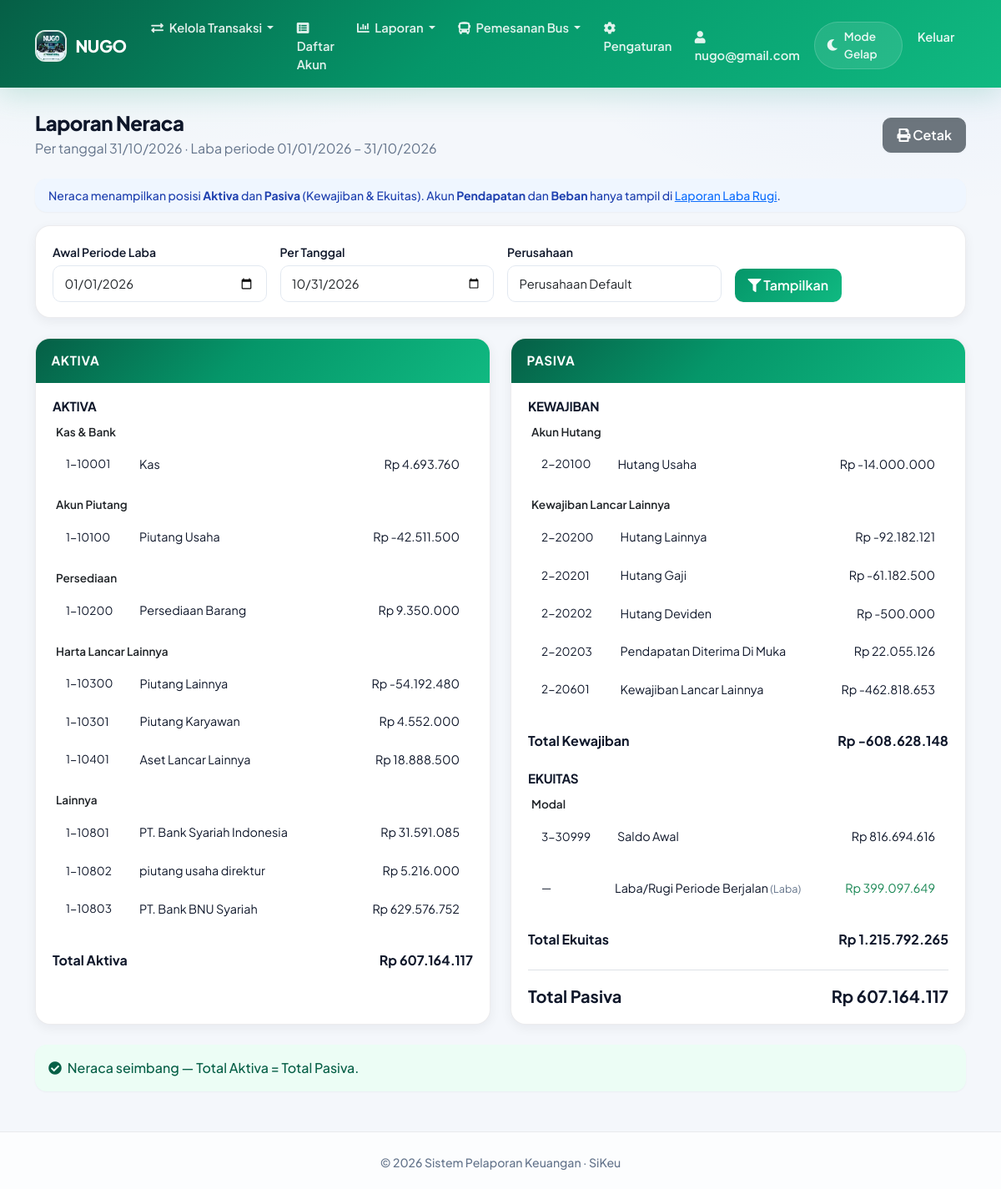
Page /laporan/neraca.php (signed in) on the committed database.
### tables this page shows
CREATE TABLE `perusahaan` (
  `id` int(11) NOT NULL,
  `nama` varchar(100) NOT NULL,
  `alamat` text DEFAULT NULL,
  `telepon` varchar(20) DEFAULT NULL,
  `email` varchar(100) DEFAULT NULL,
  `website` varchar(255) DEFAULT NULL COMMENT 'URL website perusahaan',
  `logo` varchar(255) DEFAULT NULL,
  `jenis` enum('regular','premium') NOT NULL DEFAULT 'regular' COMMENT 'Jenis akun perusahaan',
  `deskripsi` text DEFAULT NULL,
  `created_at` timestamp NOT NULL DEFAULT current_timestamp()
);

CREATE TABLE `users` (
  `id` int(11) NOT NULL,
  `username` varchar(50) NOT NULL,
  `password` varchar(255) NOT NULL,
  `nama_lengkap` varchar(100) NOT NULL,
  `email` varchar(100) DEFAULT NULL,
  `no_hp` varchar(20) DEFAULT NULL,
  `alamat` text DEFAULT NULL,
  `foto_profil` varchar(255) DEFAULT NULL,
  `id_perusahaan` int(11) DEFAULT NULL,
  `default_company` int(11) DEFAULT NULL,
  `created_at` timestamp NOT NULL DEFAULT current_timestamp()
);

CREATE TABLE `akun` (
  `id` int(11) NOT NULL,
  `kode_akun` varchar(10) NOT NULL,
  `nama_akun` varchar(100) NOT NULL,
  `kategori` enum('aktiva','pasiva','modal','pendapatan','beban') NOT NULL,
  `sub_kategori` varchar(250) NOT NULL,
  `tipe_akun` enum('debit','kredit') NOT NULL,
  `saldo` decimal(15,2) NOT NULL,
  `deskripsi` text DEFAULT NULL,
  `created_at` timestamp NOT NULL DEFAULT current_timestamp(),
  `id_perusahaan` int(11) DEFAULT NULL
);

### laporan/neraca.php (the view, shortened to what the rows shown need)
<?php
require_once '../config/database.php';
require_once '../config/functions.php';
$tanggal_awal = isset($_GET['tanggal_awal']) ? $_GET['tanggal_awal'] : date('Y-01-01');
$tanggal_akhir = isset($_GET['tanggal_akhir']) ? $_GET['tanggal_akhir'] : date('Y-m-t');
$stmt_company = $db->prepare("SELECT default_company FROM users WHERE id = ?");
$stmt_company->execute([$_SESSION['user_id']]);
$user_data = $stmt_company->fetch();
$id_perusahaan = $user_data['default_company'];
$filter_perusahaan = $id_perusahaan;
$neraca = getNeracaData($db, $tanggal_akhir, $filter_perusahaan, $tanggal_awal);
include '../templates/header.php';
function renderNeracaGroup($title, $groups, $total_label, $total_value)
{
    ?>
    <div class="neraca-section mb-4">
        <?php if (empty($groups)): ?>
            <p class="text-muted small mb-2">Tidak ada saldo.</p>
        <?php else: ?>
            <?php foreach ($groups as $sub_kategori => $accounts): ?>
                <div class="neraca-subgroup mb-3">
                    <div class="neraca-subgroup-title"><?= htmlspecialchars($sub_kategori) ?></div>
                    <table class="table table-sm table-borderless neraca-table mb-0">
                        <tbody>
                            <?php foreach ($accounts as $account): ?>
                                <tr>
                                    <td class="neraca-kode"><?= htmlspecialchars($account['kode_akun']) ?></td>
                                    <td><?= htmlspecialchars($account['nama_akun']) ?></td>
                                    <td class="text-end"><?= formatRupiah($account['saldo']) ?></td>
                                </tr>
                            <?php endforeach; ?>
                        </tbody>
                    </table>
                </div>
            <?php endforeach; ?>
        <?php endif; ?>
    </div>
    <?php
}
?>
<div class="container mt-4">
    <div class="d-flex justify-content-between align-items-center mb-4">
        <div>
            <h2 class="mb-1">Laporan Neraca</h2>
        </div>
    </div>
    <div class="row g-4">
        <div class="col-lg-6">
            <div class="card h-100 neraca-card">
                <div class="card-body">
                    <?php renderNeracaGroup('Aktiva', $neraca['aktiva_grouped'], 'Total Aktiva', $neraca['total_aktiva']); ?>
                </div>
            </div>
        </div>
        <div class="col-lg-6">
            <div class="card h-100 neraca-card">
                <div class="card-body">
                    <div class="neraca-section mb-4">
                        <?php if (!empty($neraca['ekuitas_grouped'])): ?>
                            <?php foreach ($neraca['ekuitas_grouped'] as $sub_kategori => $accounts): ?>
                                <div class="neraca-subgroup mb-3">
                                    <div class="neraca-subgroup-title"><?= htmlspecialchars($sub_kategori) ?></div>
                                    <table class="table table-sm table-borderless neraca-table mb-0">
                                        <tbody>
                                            <?php foreach ($accounts as $account): ?>
                                                <tr>
                                                    <td class="neraca-kode"><?= htmlspecialchars($account['kode_akun']) ?></td>
                                                    <td><?= htmlspecialchars($account['nama_akun']) ?></td>
                                                    <td class="text-end"><?= formatRupiah($account['saldo']) ?></td>
                                                </tr>
                                            <?php endforeach; ?>
                                        </tbody>
                                    </table>
                                </div>
                            <?php endforeach; ?>
                        <?php endif; ?>
                    </div>
                </div>
            </div>
        </div>
    </div>
</div>
<?php include '../templates/footer.php'; ?>

### templates/header.php (shortened to what the rows shown need)
<!DOCTYPE html>
<html lang="id" data-theme="light">
<head>
    <link href="https://cdn.jsdelivr.net/npm/bootstrap@5.1.3/dist/css/bootstrap.min.css" rel="stylesheet">
    <link href="https://cdnjs.cloudflare.com/ajax/libs/font-awesome/5.15.4/css/all.min.css" rel="stylesheet">
    <?php
    $sikeu_theme_ver = @filemtime(__DIR__ . '/../assets/css/sikeu-theme.css') ?: time();
    $sikeu_dark_ver = @filemtime(__DIR__ . '/../assets/css/dark-mode.css') ?: time();
    $sikeu_style_ver = @filemtime(__DIR__ . '/../assets/css/style.css') ?: time();
    ?>
    <link href="/assets/css/sikeu-theme.css?v=<?= $sikeu_theme_ver ?>" rel="stylesheet">
    <link href="/assets/css/dark-mode.css?v=<?= $sikeu_dark_ver ?>" rel="stylesheet">
    <link rel="stylesheet" href="/assets/css/style.css?v=<?= $sikeu_style_ver ?>">
    <link rel="stylesheet" href="https://unpkg.com/leaflet@1.7.1/dist/leaflet.css" />
</head>
<body class="sikeu-app">
    <nav class="navbar navbar-expand-lg navbar-dark sikeu-navbar">
        <div class="container">
            <a class="navbar-brand" href="/index.php">
                <?php
                $logo_path = '/assets/img/logo.jpg';
                if (isset($_SESSION['user_id']) && isset($db)) {
                    $user_id = $_SESSION['user_id'];
                    $stmt = $db->prepare("SELECT default_company FROM users WHERE id = ?");
                    $stmt->execute([$user_id]);
                    $user_data = $stmt->fetch();
                    $default_company_id = $user_data['default_company'] ?? null;
                    if ($default_company_id) {
                        $stmt = $db->prepare("SELECT logo, nama FROM perusahaan WHERE id = ?");
                        $stmt->execute([$default_company_id]);
                        $perusahaan = $stmt->fetch();
                        if ($perusahaan && !empty($perusahaan['logo'])) {
                            $logo_path = '/' . $perusahaan['logo'];
                        }
                    }
                }
                ?>
                <img src="<?php echo htmlspecialchars($logo_path); ?>" alt="Logo" />
                <?php
                if (isset($perusahaan) && !empty($perusahaan['nama'])) {
                    echo htmlspecialchars($perusahaan['nama']);
                } else {
                    echo "SiKeu";
                }
                ?>
            </a>
            <div class="collapse navbar-collapse" id="navbarNav">
                <ul class="navbar-nav me-auto">
                </ul>
                <ul class="navbar-nav">
                    <?php if (isset($_SESSION['user_id'])) :
                        $stmt = $db->prepare("SELECT * FROM users WHERE id = ?");
                        $stmt->execute([$_SESSION['user_id']]);
                        $user = $stmt->fetch();
                        $username = $user['username'] ?? 'Pengguna';
                    ?>
                        <li class="nav-item">
                            <a class="nav-link" href="/pengaturan/profil.php">
                                <i class="fas fa-user me-1"></i>
                                <span><?php echo htmlspecialchars($username); ?></span>
                            </a>
                        </li>
                        <li class="nav-item d-flex align-items-center px-1">
                            <div class="sikeu-theme-switch" onclick="toggleTheme()" role="button" tabindex="0" aria-label="Toggle theme">
                                <i class="fas fa-moon"></i>
                                <span class="d-none d-lg-inline">Mode Gelap</span>
                            </div>
                        </li>
                        <li class="nav-item">
                            <a class="nav-link" href="/logout.php">Keluar</a>
                        </li>
                    <?php endif; ?>
                </ul>
            </div>
        </div>
    </nav>

### rows in the picture
perusahaan: logo (picture), nama "NUGO"
users: username "nugo@gmail.com"
akun: kode_akun "1-10001", nama_akun "Kas", saldo "Rp 4.693.760"
akun: kode_akun "1-10100", nama_akun "Piutang Usaha", saldo "Rp -42.511.500"
akun: kode_akun "1-10200", nama_akun "Persediaan Barang", saldo "Rp 9.350.000"
akun: kode_akun "1-10300", nama_akun "Piutang Lainnya", saldo "Rp -54.192.480"
akun: kode_akun "1-10301", nama_akun "Piutang Karyawan", saldo "Rp 4.552.000"
akun: kode_akun "1-10401", nama_akun "Aset Lancar Lainnya", saldo "Rp 18.888.500"
akun: kode_akun "1-10801", nama_akun "PT. Bank Syariah Indonesia", saldo "Rp 31.591.085"
akun: kode_akun "1-10802", nama_akun "piutang usaha direktur", saldo "Rp 5.216.000"
akun: kode_akun "1-10803", nama_akun "PT. Bank BNU Syariah", saldo "Rp 629.576.752"
akun: kode_akun "2-20100", nama_akun "Hutang Usaha", saldo "Rp -14.000.000"
akun: kode_akun "2-20200", nama_akun "Hutang Lainnya", saldo "Rp -92.182.121"
akun: kode_akun "2-20201", nama_akun "Hutang Gaji", saldo "Rp -61.182.500"
akun: kode_akun "2-20202", nama_akun "Hutang Deviden", saldo "Rp -500.000"
akun: kode_akun "2-20203", nama_akun "Pendapatan Diterima Di Muka", saldo "Rp 22.055.126"
akun: kode_akun "2-20601", nama_akun "Kewajiban Lancar Lainnya", saldo "Rp -462.818.653"
akun: kode_akun "3-30999", nama_akun "Saldo Awal", saldo "Rp 816.694.616"

### other values in the picture
date('d/m/Y', strtotime($tanggal_akhir)) "31/10/2026"
date('d/m/Y', strtotime($tanggal_awal)) "01/01/2026"
$title "AKTIVA KEWAJIBAN"
$sub_kategori "Kas & Bank"
$sub_kategori "Akun Piutang"
$sub_kategori "Persediaan"
$sub_kategori "Harta Lancar Lainnya"
$sub_kategori "Lainnya"
$total_label "Total Aktiva Total Kewajiban"
formatRupiah($total_value) "Rp 607.164.117 Rp -608.628.148"
$sub_kategori "Akun Hutang"
$sub_kategori "Kewajiban Lancar Lainnya"
$sub_kategori "Modal"
formatRupiah($neraca['laba_bersih']) "Rp 399.097.649"
formatRupiah($neraca['total_ekuitas']) "Rp 1.215.792.265"
